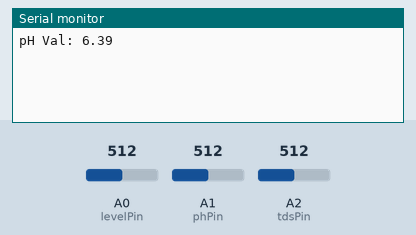
A sketch run on a simulated Arduino Uno, built with avr-gcc and run on an emulated ATmega328P. Parts: the last lines printed to the serial monitor. Inputs (shaded band) come from the test bench; at power-on: A1 (phPin) = 512, A0 (levelPin) = 512, A2 (tdsPin) = 512.

Above: at 1.2 s.
1.3 s: A1 (phPin) set to 716
At 2.81 s:
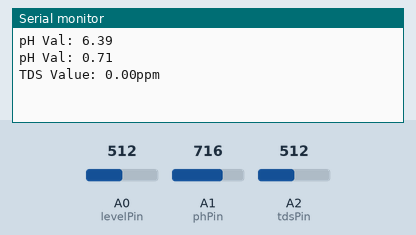
5.4 s: A1 (phPin) set to 810
At 5.9 s:
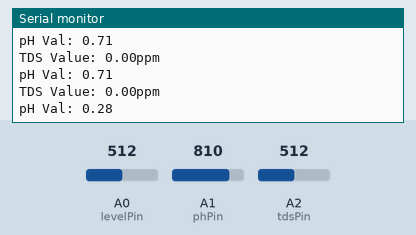
Timing chart, 0 to 8.4 s (numbered marks = the images above; inputs shaded):
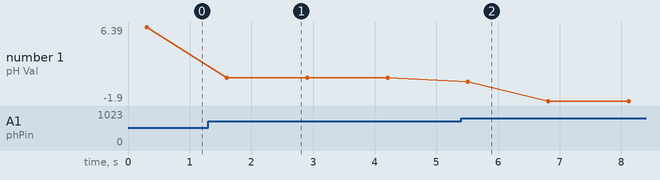

The sketch:

sub-node-sensor.ino
```cpp
#include <Wire.h>

#define levelPin 14
#define phPin 15
#define tdsPin 16

//das ist die adresse des moduls und ist in jedem modul unterschiedlich. irgendwann muessen wir noch herausfinden wie neue Adressen zugewiesen werden für den setup prozess
const int tomatoAddr = 4;

//ph sensor variablen
float calibration_value = 21.34 - 0.7;
unsigned long int avgval;
int buffer_arr[10], temp;
float phVal;

//tds sensor variablen
#define VREF 5.0                    // analog reference voltage(Volt) of the ADC
#define SCOUNT 30                   // sum of sample point
int analogBuffer[SCOUNT];           // store the analog value in the array, read from ADC
int analogBufferTemp[SCOUNT];
int analogBufferIndex = 0, copyIndex = 0;
float averageVoltage = 0, temperature = 25;
float tdsVal;

//water level variablen
int waterLevel;


void setup() {
  Serial.begin(115200);
  pinMode(levelPin, INPUT);
  pinMode(tdsPin, INPUT);
  pinMode(phPin, INPUT);
  Wire.begin(tomatoAddr);
  Wire.onRequest(requestEvent);
}

void requestEvent() {
  byte data[2];
  //um einen int über i2c zu senden muss dieser in einzelne bytes aufgeteilt werden
  data[0] = (waterLevel >> 8)& 0xFF;
  data[1] = waterLevel & 0xFF;

  //einen float per i2c zu verschicken geht am einfachsten indem man den float mit union mit einem buffer an der gleichen stelle speichert und dann den buffer verschickt
  union floatToBytes {
    char buffer[4];
    float value;
  } ph, tds;

  ph.value = phVal;
  tds.value = tdsVal;

  Wire.write(data, 2);
  Wire.write(ph.buffer, 4);
  Wire.write(tds.buffer, 4);
}

void loop() {
  waterLevel = analogRead(levelPin);
  phSensor();
  tdsSensor();
}

//das ist einfach code von unserem ph sensor der den ph wert ermittelt
void phSensor() {

  for (int i = 0; i < 10; i++) {
    buffer_arr[i] = analogRead(phPin);
    delay(30);
  }
  for (int i = 0; i < 9; i++) {
    for (int j = i + 1; j < 10; j++) {
      if (buffer_arr[i] > buffer_arr[j]) {
        temp = buffer_arr[i];
        buffer_arr[i] = buffer_arr[j];
        buffer_arr[j] = temp;
      }
    }
  }
  avgval = 0;
  for (int i = 2; i < 8; i++) {
    avgval += buffer_arr[i];
  }
  float volt = (float)avgval * 5.0 / 1024 / 6;
  phVal = -5.70 * volt + calibration_value;

  Serial.print("pH Val: ");
  Serial.println(phVal);
  delay(1000);
}


//das ist einfach code von unserem tds sensor der den tds wert ermittelt
void tdsSensor() {
  static unsigned long analogSampleTimepoint = millis();
  if (millis() - analogSampleTimepoint > 40U) { //every 40 milliseconds,read the analog value from the ADC

    analogSampleTimepoint = millis();
    analogBuffer[analogBufferIndex] = analogRead(tdsPin);    //read the analog value and store into the buffer
    analogBufferIndex++;
    if (analogBufferIndex == SCOUNT)
      analogBufferIndex = 0;
  }
  static unsigned long printTimepoint = millis();
  if (millis() - printTimepoint > 800U) {
    printTimepoint = millis();
    for (copyIndex = 0; copyIndex < SCOUNT; copyIndex++)
      analogBufferTemp[copyIndex] = analogBuffer[copyIndex];
    averageVoltage = getMedianNum(analogBufferTemp, SCOUNT) * (float)VREF / 1024.0; // read the analog value more stable by the median filtering algorithm, and convert to voltage value
    float compensationCoefficient = 1.0 + 0.02 * (temperature - 25.0); //temperature compensation formula: fFinalResult(25^C) = fFinalResult(current)/(1.0+0.02*(fTP-25.0));
    float compensationVolatge = averageVoltage / compensationCoefficient; //temperature compensation
    tdsVal = (133.42 * compensationVolatge * compensationVolatge * compensationVolatge - 255.86 * compensationVolatge * compensationVolatge + 857.39 * compensationVolatge) * 0.5; //convert voltage value to tds value
    Serial.print("TDS Value: ");
    Serial.print(tdsVal);
    Serial.println("ppm");
  }
}

int getMedianNum(int bArray[], int iFilterLen) {
  int bTab[iFilterLen];
  for (byte i = 0; i < iFilterLen; i++)
    bTab[i] = bArray[i];
  int i, j, bTemp;
  for (j = 0; j < iFilterLen - 1; j++) {
    for (i = 0; i < iFilterLen - j - 1; i++) {
      if (bTab[i] > bTab[i + 1]) {
        bTemp = bTab[i];
        bTab[i] = bTab[i + 1];
        bTab[i + 1] = bTemp;
      }
    }
  }
  if ((iFilterLen & 1) > 0)
    bTemp = bTab[(iFilterLen - 1) / 2];
  else
    bTemp = (bTab[iFilterLen / 2] + bTab[iFilterLen / 2 - 1]) / 2;
  return bTemp;
}
```

Measured:
- after the input at 1.3 s, the serial monitor: prints a new line after 0.30 s (image 1)
- after the input at 5.4 s, the serial monitor: prints a new line after 0.11 s (image 2)
- plotted number 1: 6.39 → 0.71 after the input at 1.3 s, 0.71 → -1.9 after the input at 5.4 s
